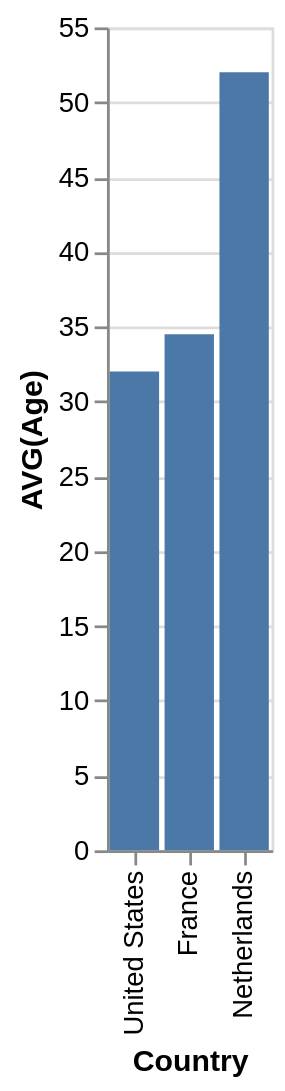

Write the Vega-Lite specification saved for this chart.
### Vega-Lite specification from a JSON file in a GitHub repository (floating-point values rounded to 4 significant figures)
{"data": {"values": [{"x_data": "United States", "y_data": 32}, {"x_data": "France", "y_data": 34.5}, {"x_data": "Netherlands", "y_data": 52}]}, "mark": "bar", "encoding": {"x": {"field": "x_data", "type": "nominal", "title": "Country", "sort": {"op": "sum", "field": "y_data", "order": "ascending"}}, "y": {"field": "y_data", "type": "quantitative", "title": "AVG(Age)"}}}
